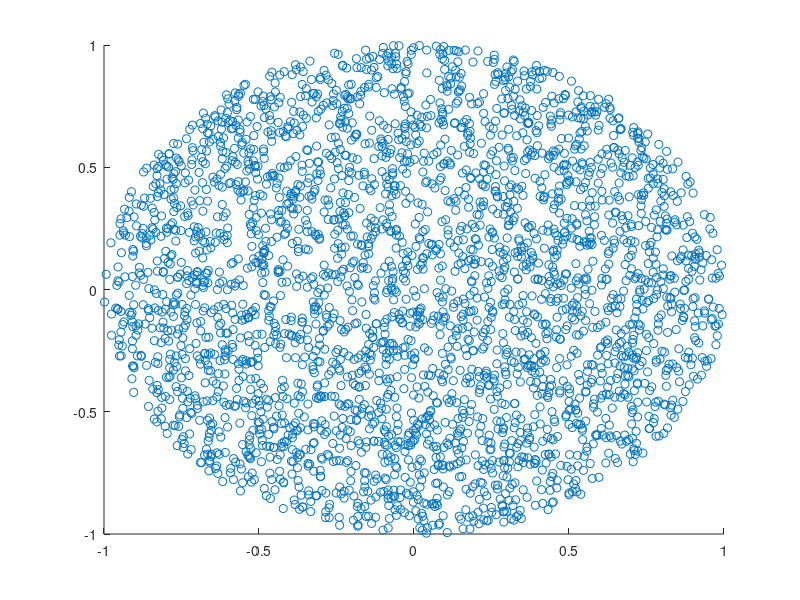

Write MATLAB code to recreate this figure.
clear all;
clc;
close all;
r=1; %radius of disk
xx0=0; yy0=0; %centre of disk
areaTotal=pi*r^2;

lambda=1000; 

numbPoints=poissrnd(areaTotal*lambda);
theta=2*pi*(rand(numbPoints,1));
rho=r*sqrt(rand(numbPoints,1)); 

[xx,yy]=pol2cart(theta,rho); 

xx=xx+xx0;
yy=yy+yy0;

scatter(xx,yy);